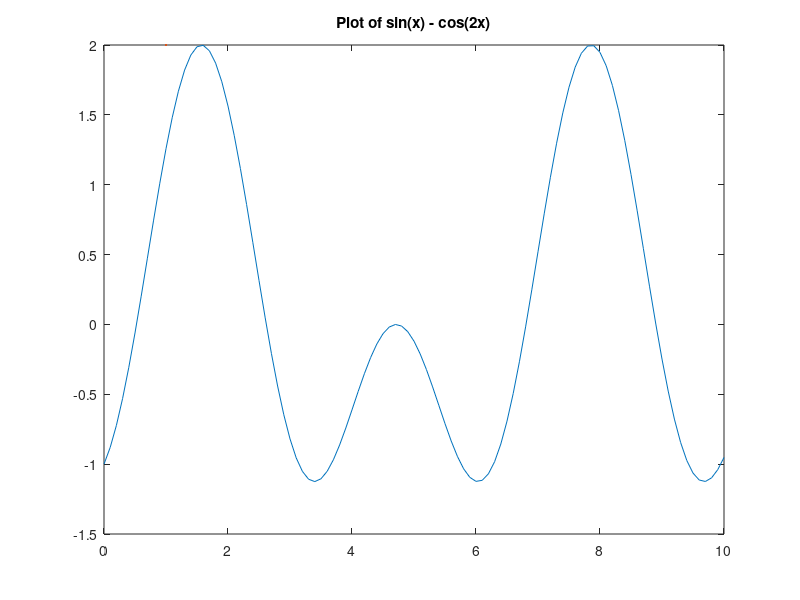

MATLAB code for this plot:
x = 0:0.1:10;

y = sin(x) - cos(2 * x);

plot(x, y, LineWidth = 2);

title("Plot of sin(x) - cos(2x)");

exportgraphics(gcf, "oneDimExample.png", Resolution = 100);
